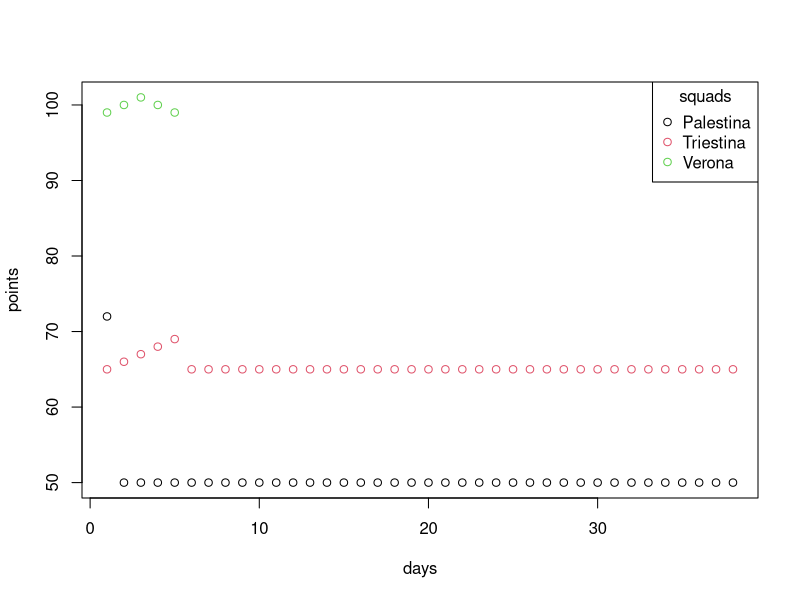

This figure's R source:
makePlot <- function (png_save_path= "plot.png") {
  a <- read.csv(file=file.path(".", "file.csv"), sep=";")
  # voglio un plot multiclasse (una per squadra), le giornate nelle x e i punti nelle y
  a$squad <- as.factor(a$squad)
  #pch=1:nlevels(a$squad)
  png(file.path(".", png_save_path))
  plot(x=a$day, y=a$point, col=a$squad, xlab="days", ylab="points", pch=1)
  legend("topright", pch=1, title="squads", legend=unique(a$squad), col=unique(a$squad))
  dev.off()
}

makePlot()

